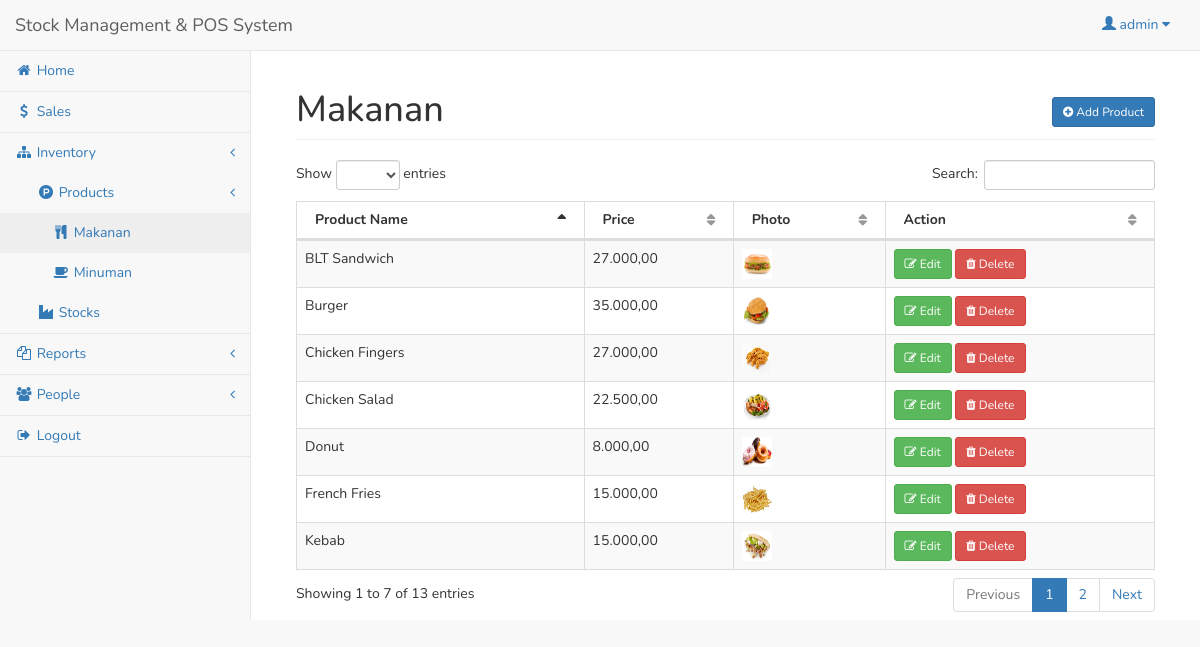
The page /admin/product_makanan.php (signed in) on the database its author committed.
### tables this page shows
CREATE TABLE `user` (
  `userid` int(11) NOT NULL,
  `username` varchar(30) NOT NULL,
  `password` varchar(50) NOT NULL,
  `access` int(1) NOT NULL
);

CREATE TABLE `product` (
  `productid` int(11) NOT NULL,
  `categoryid` int(11) NOT NULL,
  `product_name` varchar(150) NOT NULL,
  `product_price` double NOT NULL,
  `product_qty` double NOT NULL,
  `photo` varchar(200) NOT NULL,
  `supplierid` int(11) NOT NULL
);

### admin/session.php (called while the page is built, shortened)
<?php
	include('../conn.php');
	$sq=mysqli_query($conn,"select * from `user` where userid='".$_SESSION['id']."'");
	$srow=mysqli_fetch_array($sq);
	$user=$srow['username'];
?>

### admin/product_makanan.php (the view, shortened to what this page needs)
<?php include('session.php'); ?>
<?php include('header.php'); ?>
<body>
<div id="wrapper">
<?php include('navbar.php'); ?>
<div style="height:50px;"></div>
<div id="page-wrapper">
<div class="container-fluid">
	<div class="row">
        <div class="col-lg-12">
            <h1 class="page-header">Makanan
				<span class="pull-right">
					<button class="btn btn-primary btn-sm" data-toggle="modal" data-target="#addproduct"><i class="fa fa-plus-circle"></i> Add Product</button>
				</span>
			</h1>
        </div>
    </div>
    <div class="row">
        <div class="col-lg-12">
            <table width="100%" class="table table-striped table-bordered table-hover" id="prodTable">
                <thead>
                    <tr>
                        <th>Product Name</th>
                        <th>Price</th>
						<th>Photo</th>
						<th>Action</th>
                    </tr>
                </thead>
                <tbody>
				<?php
					$pq=mysqli_query($conn,"select * from product left join category on category.categoryid=product.categoryid left join supplier on supplier.userid=product.supplierid where category_name='makanan'");
					while($pqrow=mysqli_fetch_array($pq)){
						$pid=$pqrow['productid'];
					?>
						<tr>
							<td><?php echo $pqrow['product_name']; ?></td>
							<td><?php echo number_format( $pqrow['product_price'],2,",","."); ?></td>
							<td><img src="../<?php if(empty($pqrow['photo'])){echo "upload/noimage.jpg";}else{echo $pqrow['photo'];} ?>" height="30px" width="30px;"></td>
							<td>
								<button class="btn btn-success btn-sm" data-toggle="modal" data-target="#editprod_<?php echo $pid; ?>"><i class="fa fa-edit"></i> Edit</button>
								<button class="btn btn-danger btn-sm" data-toggle="modal" data-target="#delproduct_<?php echo $pid; ?>"><i class="fa fa-trash"></i> Delete</button>
							</td>
						</tr>
					<?php
					}
				?>
                </tbody>
            </table>
        </div>
    </div>
</div>
</div>
</div>
</body>
</html>

### admin/navbar.php (shortened to what this page needs)
    <nav class="navbar navbar-default navbar-fixed-top" role="navigation" style="margin-bottom: 0">
        <div class="navbar-header">
<a class="navbar-brand" href="index.php">Stock Management & POS System</a>
        </div>
        <ul class="nav navbar-top-links navbar-right">
            <li class="dropdown">
                <a class="dropdown-toggle" data-toggle="dropdown" href="#">
		<span class="glyphicon glyphicon-user"></span> <?php echo $user; ?> <i class="fa fa-caret-down"></i>
                </a>
            </li>
        </ul>
        <div class="navbar-default sidebar" role="navigation">
            <div class="sidebar-nav navbar-collapse">
                <ul class="nav" id="side-menu">
                    <li>
                        <a href="index.php"><i class="fa fa-home fa-fw"></i> Home </a>
                    </li>
                    <li>
                        <a href="sales_trans.php"><i class="fa fa-usd fa-fw"></i> Sales </a>
                    </li>
                    <li>
                        <a href="#"><i class="fa fa-sitemap fa-fw"></i> Inventory <span class="fa arrow"></span></a>
                        <ul class="nav nav-second-level">
                            <li>
                                <a href="product.php"><span class="fa fa-product-hunt fa-fw"></span> Products <span class="fa arrow"></span></a>
                                <ul class="nav nav-third-level">
                                    <li>
                                        <a href="product_makanan.php"><i class="fa fa-cutlery fa-fw"></i> Makanan </a>
                                    </li>
                                    <li>
                                        <a href="product_minuman.php"><i class="fa fa-coffee fa-fw"></i> Minuman </a>
                                    </li>
                                </ul>
                            </li>
                            <li>
                                <a href="stock.php"> <i class="fa fa-industry fa-fw"></i> Stocks </a>
                            </li>
                        </ul>
                    </li>
		<li>
                        <a href="#"><i class="fa fa-copy fa-fw"></i> Reports<span class="fa arrow"></span></a>
                    </li>
                    <li>
                        <a href="#"><i class="fa fa-users fa-fw"></i> People <span class="fa arrow"></span></a>
                    </li>
		<li><a href="#logout" data-toggle="modal"><i class="fa fa-sign-out fa-fw"></i> Logout</a></li>
                </ul>
            </div>
        </div>
    </nav>

### admin/header.php (style rules this page uses)
* { font-family: 'Nunito', sans-serif; }

### rows shown on the page
user: username "admin"
product: product_name "Burger", product_price "35.000,00", photo (picture)
product: product_name "Donut", product_price "8.000,00", photo (picture)
product: product_name "French Fries", product_price "15.000,00", photo (picture)
product: product_name "Chicken Salad", product_price "22.500,00", photo (picture)
product: product_name "BLT Sandwich", product_price "27.000,00", photo (picture)
product: product_name "Chicken Fingers", product_price "27.000,00", photo (picture)
product: product_name "Kebab", product_price "15.000,00", photo (picture)
